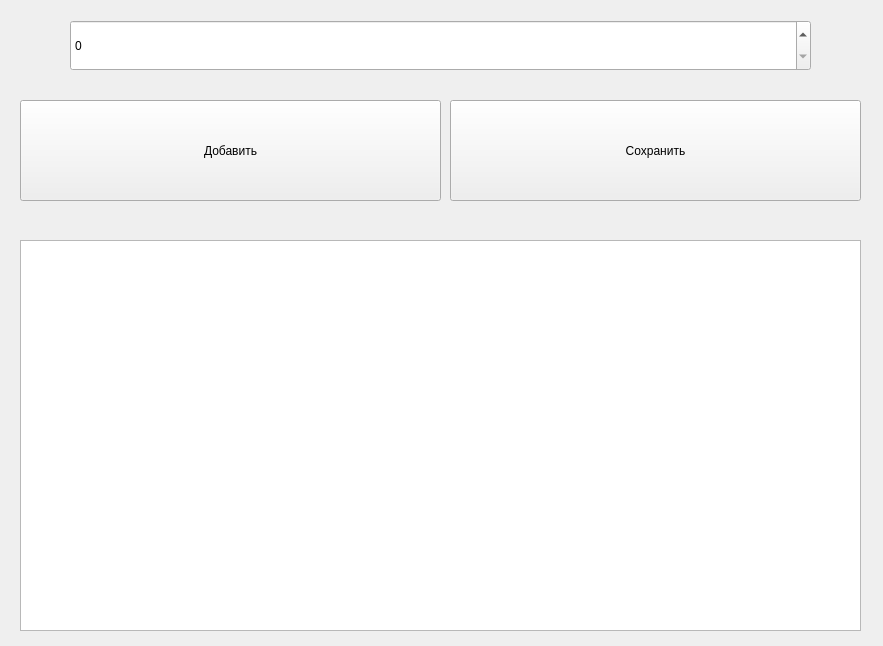
<?xml version="1.0" encoding="UTF-8"?>
<ui version="4.0">
 <class>Form</class>
 <widget class="QWidget" name="Form">
  <property name="geometry">
   <rect>
    <x>0</x>
    <y>0</y>
    <width>883</width>
    <height>646</height>
   </rect>
  </property>
  <property name="windowTitle">
   <string>Form</string>
  </property>
  <widget class="QPushButton" name="pushButton_2">
   <property name="geometry">
    <rect>
     <x>450</x>
     <y>100</y>
     <width>411</width>
     <height>101</height>
    </rect>
   </property>
   <property name="text">
    <string>Сохранить</string>
   </property>
  </widget>
  <widget class="QTableWidget" name="tableWidget">
   <property name="geometry">
    <rect>
     <x>20</x>
     <y>240</y>
     <width>841</width>
     <height>391</height>
    </rect>
   </property>
  </widget>
  <widget class="QSpinBox" name="spinBox">
   <property name="geometry">
    <rect>
     <x>70</x>
     <y>20</y>
     <width>741</width>
     <height>51</height>
    </rect>
   </property>
  </widget>
  <widget class="QPushButton" name="pushButton">
   <property name="geometry">
    <rect>
     <x>20</x>
     <y>100</y>
     <width>421</width>
     <height>101</height>
    </rect>
   </property>
   <property name="text">
    <string>Добавить</string>
   </property>
  </widget>
 </widget>
 <resources/>
 <connections/>
</ui>
